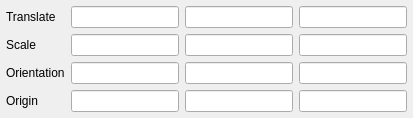
<?xml version="1.0" encoding="UTF-8"?>
<ui version="4.0">
<class>pvtransformationeditor</class>
<widget class="QWidget" name="container">
     <layout class="QGridLayout">
      <property name="margin">
       <number>6</number>
      </property>
      <property name="spacing">
       <number>6</number>
      </property>
      <item row="0" column="0">
       <widget class="QLabel" name="label_7">
        <property name="text">
         <string>Translate</string>
        </property>
       </widget>
      </item>
      <item row="0" column="1">
       <widget class="QLineEdit" name="TranslateX">
        <property name="sizePolicy">
         <sizepolicy hsizetype="Preferred" vsizetype="Fixed">
          <horstretch>0</horstretch>
          <verstretch>0</verstretch>
         </sizepolicy>
        </property>
        <property name="toolTip">
         <string>&lt;html&gt;&lt;head&gt;&lt;meta name=&quot;qrichtext&quot; content=&quot;1&quot; /&gt;&lt;/head&gt;&lt;body style=&quot; white-space: pre-wrap; font-family:Sans Serif; font-size:9pt; font-weight:400; font-style:normal; text-decoration:none;&quot;&gt;&lt;p style=&quot; margin-top:0px; margin-bottom:0px; margin-left:0px; margin-right:0px; -qt-block-indent:0; text-indent:0px;&quot;&gt;Translate the geometry relative to the dataset location.&lt;/p&gt;&lt;/body&gt;&lt;/html&gt;</string>
        </property>
       </widget>
      </item>
      <item row="0" column="2">
       <widget class="QLineEdit" name="TranslateY">
        <property name="sizePolicy">
         <sizepolicy hsizetype="Preferred" vsizetype="Fixed">
          <horstretch>0</horstretch>
          <verstretch>0</verstretch>
         </sizepolicy>
        </property>
        <property name="toolTip">
         <string>&lt;html&gt;&lt;head&gt;&lt;meta name=&quot;qrichtext&quot; content=&quot;1&quot; /&gt;&lt;/head&gt;&lt;body style=&quot; white-space: pre-wrap; font-family:Sans Serif; font-size:9pt; font-weight:400; font-style:normal; text-decoration:none;&quot;&gt;&lt;p style=&quot; margin-top:0px; margin-bottom:0px; margin-left:0px; margin-right:0px; -qt-block-indent:0; text-indent:0px;&quot;&gt;Translate the geometry relative to the dataset location.&lt;/p&gt;&lt;/body&gt;&lt;/html&gt;</string>
        </property>
       </widget>
      </item>
      <item row="0" column="3">
       <widget class="QLineEdit" name="TranslateZ">
        <property name="sizePolicy">
         <sizepolicy hsizetype="Preferred" vsizetype="Fixed">
          <horstretch>0</horstretch>
          <verstretch>0</verstretch>
         </sizepolicy>
        </property>
        <property name="toolTip">
         <string>&lt;html&gt;&lt;head&gt;&lt;meta name=&quot;qrichtext&quot; content=&quot;1&quot; /&gt;&lt;/head&gt;&lt;body style=&quot; white-space: pre-wrap; font-family:Sans Serif; font-size:9pt; font-weight:400; font-style:normal; text-decoration:none;&quot;&gt;&lt;p style=&quot; margin-top:0px; margin-bottom:0px; margin-left:0px; margin-right:0px; -qt-block-indent:0; text-indent:0px;&quot;&gt;Translate the geometry relative to the dataset location.&lt;/p&gt;&lt;/body&gt;&lt;/html&gt;</string>
        </property>
       </widget>
      </item>
      <item row="1" column="0">
       <widget class="QLabel" name="label_8">
        <property name="text">
         <string>Scale</string>
        </property>
       </widget>
      </item>
      <item row="1" column="1">
       <widget class="QLineEdit" name="ScaleX">
        <property name="sizePolicy">
         <sizepolicy hsizetype="Preferred" vsizetype="Fixed">
          <horstretch>0</horstretch>
          <verstretch>0</verstretch>
         </sizepolicy>
        </property>
        <property name="toolTip">
         <string>&lt;html&gt;&lt;head&gt;&lt;meta name=&quot;qrichtext&quot; content=&quot;1&quot; /&gt;&lt;/head&gt;&lt;body style=&quot; white-space: pre-wrap; font-family:Sans Serif; font-size:9pt; font-weight:400; font-style:normal; text-decoration:none;&quot;&gt;&lt;p style=&quot; margin-top:0px; margin-bottom:0px; margin-left:0px; margin-right:0px; -qt-block-indent:0; text-indent:0px;&quot;&gt;Scale the geometry relative to the size of the dataset.&lt;/p&gt;&lt;/body&gt;&lt;/html&gt;</string>
        </property>
       </widget>
      </item>
      <item row="1" column="2">
       <widget class="QLineEdit" name="ScaleY">
        <property name="sizePolicy">
         <sizepolicy hsizetype="Preferred" vsizetype="Fixed">
          <horstretch>0</horstretch>
          <verstretch>0</verstretch>
         </sizepolicy>
        </property>
        <property name="toolTip">
         <string>&lt;html&gt;&lt;head&gt;&lt;meta name=&quot;qrichtext&quot; content=&quot;1&quot; /&gt;&lt;/head&gt;&lt;body style=&quot; white-space: pre-wrap; font-family:Sans Serif; font-size:9pt; font-weight:400; font-style:normal; text-decoration:none;&quot;&gt;&lt;p style=&quot; margin-top:0px; margin-bottom:0px; margin-left:0px; margin-right:0px; -qt-block-indent:0; text-indent:0px;&quot;&gt;Scale the geometry relative to the size of the dataset.&lt;/p&gt;&lt;/body&gt;&lt;/html&gt;</string>
        </property>
       </widget>
      </item>
      <item row="1" column="3">
       <widget class="QLineEdit" name="ScaleZ">
        <property name="sizePolicy">
         <sizepolicy hsizetype="Preferred" vsizetype="Fixed">
          <horstretch>0</horstretch>
          <verstretch>0</verstretch>
         </sizepolicy>
        </property>
        <property name="toolTip">
         <string>&lt;html&gt;&lt;head&gt;&lt;meta name=&quot;qrichtext&quot; content=&quot;1&quot; /&gt;&lt;/head&gt;&lt;body style=&quot; white-space: pre-wrap; font-family:Sans Serif; font-size:9pt; font-weight:400; font-style:normal; text-decoration:none;&quot;&gt;&lt;p style=&quot; margin-top:0px; margin-bottom:0px; margin-left:0px; margin-right:0px; -qt-block-indent:0; text-indent:0px;&quot;&gt;Scale the geometry relative to the size of the dataset.&lt;/p&gt;&lt;/body&gt;&lt;/html&gt;</string>
        </property>
       </widget>
      </item>
      <item row="2" column="0">
       <widget class="QLabel" name="label_9">
        <property name="text">
         <string>Orientation</string>
        </property>
       </widget>
      </item>
      <item row="2" column="1">
       <widget class="QLineEdit" name="OrientationX">
        <property name="sizePolicy">
         <sizepolicy hsizetype="Preferred" vsizetype="Fixed">
          <horstretch>0</horstretch>
          <verstretch>0</verstretch>
         </sizepolicy>
        </property>
        <property name="toolTip">
         <string>&lt;html&gt;&lt;head&gt;&lt;meta name=&quot;qrichtext&quot; content=&quot;1&quot; /&gt;&lt;/head&gt;&lt;body style=&quot; white-space: pre-wrap; font-family:Sans Serif; font-size:9pt; font-weight:400; font-style:normal; text-decoration:none;&quot;&gt;&lt;p style=&quot; margin-top:0px; margin-bottom:0px; margin-left:0px; margin-right:0px; -qt-block-indent:0; text-indent:0px;&quot;&gt;Orient the geometry relative to the dataset origin.&lt;/p&gt;&lt;/body&gt;&lt;/html&gt;</string>
        </property>
       </widget>
      </item>
      <item row="2" column="2">
       <widget class="QLineEdit" name="OrientationY">
        <property name="sizePolicy">
         <sizepolicy hsizetype="Preferred" vsizetype="Fixed">
          <horstretch>0</horstretch>
          <verstretch>0</verstretch>
         </sizepolicy>
        </property>
        <property name="toolTip">
         <string>&lt;html&gt;&lt;head&gt;&lt;meta name=&quot;qrichtext&quot; content=&quot;1&quot; /&gt;&lt;/head&gt;&lt;body style=&quot; white-space: pre-wrap; font-family:Sans Serif; font-size:9pt; font-weight:400; font-style:normal; text-decoration:none;&quot;&gt;&lt;p style=&quot; margin-top:0px; margin-bottom:0px; margin-left:0px; margin-right:0px; -qt-block-indent:0; text-indent:0px;&quot;&gt;Orient the geometry relative to the dataset origin.&lt;/p&gt;&lt;/body&gt;&lt;/html&gt;</string>
        </property>
       </widget>
      </item>
      <item row="2" column="3">
       <widget class="QLineEdit" name="OrientationZ">
        <property name="sizePolicy">
         <sizepolicy hsizetype="Preferred" vsizetype="Fixed">
          <horstretch>0</horstretch>
          <verstretch>0</verstretch>
         </sizepolicy>
        </property>
        <property name="toolTip">
         <string>&lt;html&gt;&lt;head&gt;&lt;meta name=&quot;qrichtext&quot; content=&quot;1&quot; /&gt;&lt;/head&gt;&lt;body style=&quot; white-space: pre-wrap; font-family:Sans Serif; font-size:9pt; font-weight:400; font-style:normal; text-decoration:none;&quot;&gt;&lt;p style=&quot; margin-top:0px; margin-bottom:0px; margin-left:0px; margin-right:0px; -qt-block-indent:0; text-indent:0px;&quot;&gt;Orient the geometry relative to the dataset origin.&lt;/p&gt;&lt;/body&gt;&lt;/html&gt;</string>
        </property>
       </widget>
      </item>
      <item row="3" column="0">
       <widget class="QLabel" name="label_10">
        <property name="text">
         <string>Origin</string>
        </property>
       </widget>
      </item>
      <item row="3" column="1">
       <widget class="QLineEdit" name="OriginX">
        <property name="sizePolicy">
         <sizepolicy hsizetype="Preferred" vsizetype="Fixed">
          <horstretch>0</horstretch>
          <verstretch>0</verstretch>
         </sizepolicy>
        </property>
        <property name="toolTip">
         <string>&lt;html&gt;&lt;head&gt;&lt;meta name=&quot;qrichtext&quot; content=&quot;1&quot; /&gt;&lt;/head&gt;&lt;body style=&quot; white-space: pre-wrap; font-family:Sans Serif; font-size:9pt; font-weight:400; font-style:normal; text-decoration:none;&quot;&gt;&lt;p style=&quot; margin-top:0px; margin-bottom:0px; margin-left:0px; margin-right:0px; -qt-block-indent:0; text-indent:0px;&quot;&gt;Set the origin point about which rotations take place.&lt;/p&gt;&lt;/body&gt;&lt;/html&gt;</string>
        </property>
       </widget>
      </item>
      <item row="3" column="2">
       <widget class="QLineEdit" name="OriginY">
        <property name="sizePolicy">
         <sizepolicy hsizetype="Preferred" vsizetype="Fixed">
          <horstretch>0</horstretch>
          <verstretch>0</verstretch>
         </sizepolicy>
        </property>
        <property name="toolTip">
         <string>&lt;html&gt;&lt;head&gt;&lt;meta name=&quot;qrichtext&quot; content=&quot;1&quot; /&gt;&lt;/head&gt;&lt;body style=&quot; white-space: pre-wrap; font-family:Sans Serif; font-size:9pt; font-weight:400; font-style:normal; text-decoration:none;&quot;&gt;&lt;p style=&quot; margin-top:0px; margin-bottom:0px; margin-left:0px; margin-right:0px; -qt-block-indent:0; text-indent:0px;&quot;&gt;Set the origin point about which rotations take place.&lt;/p&gt;&lt;/body&gt;&lt;/html&gt;</string>
        </property>
       </widget>
      </item>
      <item row="3" column="3">
       <widget class="QLineEdit" name="OriginZ">
        <property name="sizePolicy">
         <sizepolicy hsizetype="Preferred" vsizetype="Fixed">
          <horstretch>0</horstretch>
          <verstretch>0</verstretch>
         </sizepolicy>
        </property>
        <property name="toolTip">
         <string>&lt;html&gt;&lt;head&gt;&lt;meta name=&quot;qrichtext&quot; content=&quot;1&quot; /&gt;&lt;/head&gt;&lt;body style=&quot; white-space: pre-wrap; font-family:Sans Serif; font-size:9pt; font-weight:400; font-style:normal; text-decoration:none;&quot;&gt;&lt;p style=&quot; margin-top:0px; margin-bottom:0px; margin-left:0px; margin-right:0px; -qt-block-indent:0; text-indent:0px;&quot;&gt;Set the origin point about which rotations take place.&lt;/p&gt;&lt;/body&gt;&lt;/html&gt;</string>
        </property>
       </widget>
      </item>
     </layout>
    </widget>
</ui>
